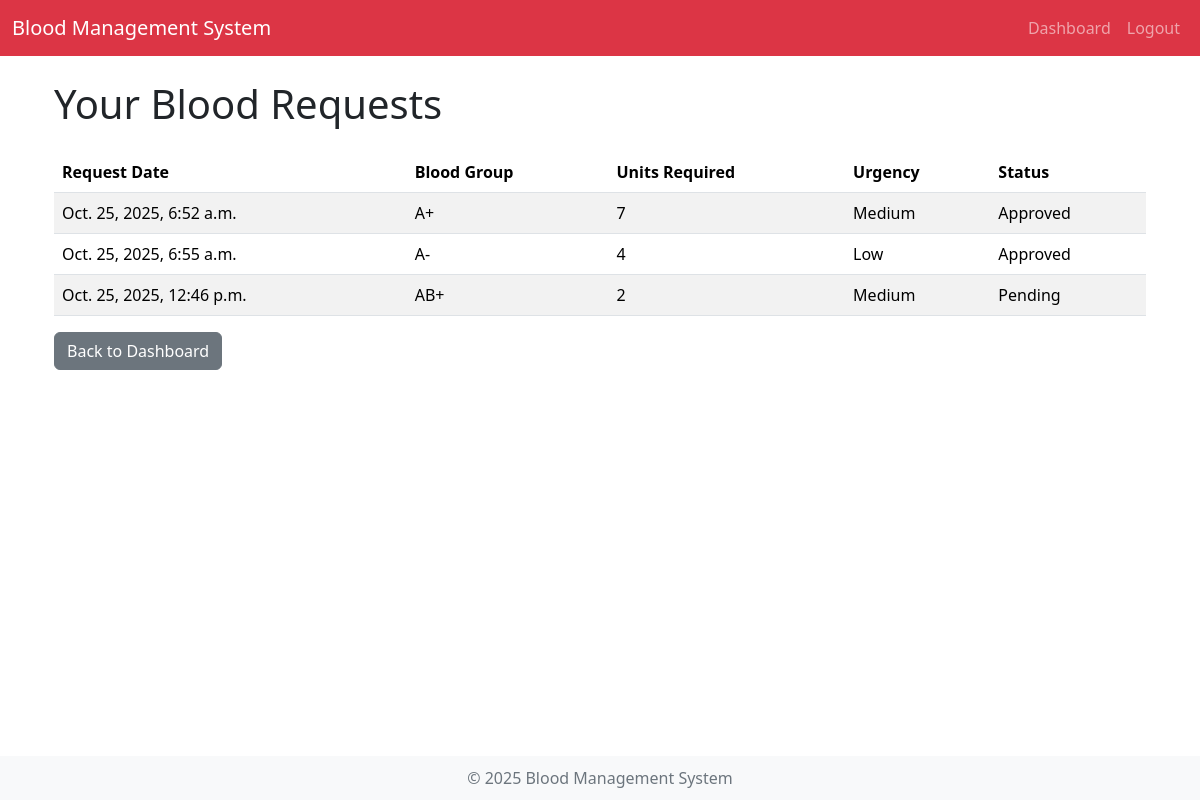
/donor/blood_requests/ (signed in), run on the app's committed database.
### core/models.py (models this page shows, shortened)
class BloodRequest(models.Model):
    request_by = models.ForeignKey(User, on_delete=models.CASCADE, related_name="blood_requests")
    blood_group = models.CharField(max_length=5, choices=[
        ("A+", "A+"), ("A-", "A-"), ("B+", "B+"), ("B-", "B-"),
        ("AB+", "AB+"), ("AB-", "AB-"), ("O+", "O+"), ("O-", "O-")
    ])
    units_required = models.PositiveIntegerField()
    urgency = models.CharField(max_length=50, choices=[
        ("Low", "Low"), ("Medium", "Medium"), ("High", "High"), ("Emergency", "Emergency")
    ])
    request_date = models.DateTimeField(auto_now_add=True)
    is_approved = models.BooleanField(default=False)
    fulfilled_by_blood_bank = models.ForeignKey(BloodBank, on_delete=models.SET_NULL, null=True, blank=True)

### core/views.py (the view)
# urls.py: path("donor/blood_requests/", views.donor_blood_requests, name="donor_blood_requests"),
@login_required
@user_passes_test(is_donor)
def donor_blood_requests(request):
    blood_requests = BloodRequest.objects.filter(request_by=request.user)
    return render(request, 'donor/donor_blood_requests.html', {'blood_requests': blood_requests})

### core/views.py (called while the page is built)
def is_donor(user):
    return user.is_authenticated and user.is_donor

### core/templates/donor/donor_blood_requests.html (shortened to what this page needs)
{% extends 'base.html' %}
{% block content %}
<div class="container">
    <h1 class="my-4">Your Blood Requests</h1>
    {% if blood_requests %}
    <table class="table table-striped">
        <thead>
            <tr>
                <th>Request Date</th>
                <th>Blood Group</th>
                <th>Units Required</th>
                <th>Urgency</th>
                <th>Status</th>
            </tr>
        </thead>
        <tbody>
            {% for request in blood_requests %}
            <tr>
                <td>{{ request.request_date }}</td>
                <td>{{ request.blood_group }}</td>
                <td>{{ request.units_required }}</td>
                <td>{{ request.urgency }}</td>
                <td>{% if request.is_approved %}Approved{% else %}Pending{% endif %}</td>
            </tr>
            {% endfor %}
        </tbody>
    </table>
    {% else %}
    <p>You have not made any blood requests yet.</p>
    {% endif %}
    <a href="{% url 'donor_dashboard' %}" class="btn btn-secondary">Back to Dashboard</a>
</div>
{% endblock %}

### core/templates/base.html (shortened to what this page needs)
<!DOCTYPE html>
<html lang="en">
<head>
    <link href="https://cdn.jsdelivr.net/npm/bootstrap@5.3.3/dist/css/bootstrap.min.css" rel="stylesheet">
</head>
<body>
    <nav class="navbar navbar-expand-lg navbar-dark bg-danger fixed-top">
        <div class="container-fluid">
            <a class="navbar-brand" href="{% url 'home' %}">Blood Management System</a>
            <div class="collapse navbar-collapse" id="navbarNav">
                <ul class="navbar-nav ms-auto">
                    {% if user.is_authenticated %}
                        <li class="nav-item">
                            <a class="nav-link" href="{% url 'home' %}">Dashboard</a>
                        </li>
                        <li class="nav-item">
                            <a class="nav-link" href="{% url 'logout' %}">Logout</a>
                        </li>
                    {% endif %}
                </ul>
            </div>
        </div>
    </nav>
    <div class="container mt-4">
        {% block content %}
        {% endblock %}
    </div>
    <footer class="footer">
        <div class="container">
            <span>&copy; 2025 Blood Management System</span>
        </div>
    </footer>
</body>
</html>

### core/templates/base.html (style rules this page uses)
body { padding-top: 56px; }
.footer { position: fixed; left: 0; bottom: 0; width: 100%; background-color: #f8f9fa; color: #6c757d; text-align: center; padding: 10px 0; }

### data on the page
BloodRequest: request_date "Oct. 25, 2025, 6:52 a.m.", blood_group "A+", units_required "7", urgency "Medium", is_approved "Approved"
BloodRequest: request_date "Oct. 25, 2025, 6:55 a.m.", blood_group "A-", units_required "4", urgency "Low", is_approved "Approved"
BloodRequest: request_date "Oct. 25, 2025, 12:46 p.m.", blood_group "AB+", units_required "2", urgency "Medium", is_approved "Pending"
